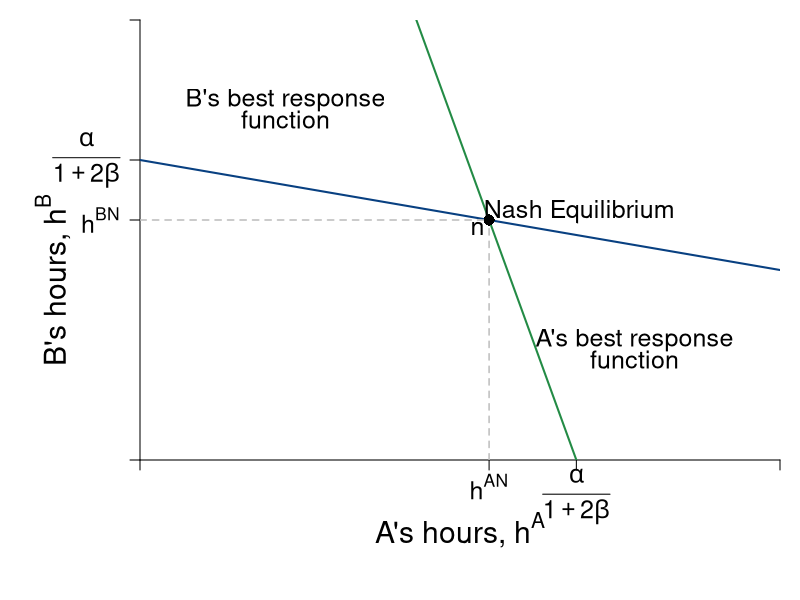

Here is the R script that generated this plot:
require(shape)
pdf(file = "coordination_failures/coord_brfs_only_cournot.pdf", width = 9, height = 7)

#Set parameters for graphics
pointsize <- 1.8
axislabelsize <- 1.8
labelsize <- 1.5
namesize <- 1.8
annotatesize <- 1.5
graphlinewidth <- 2
segmentlinewidth <- 1.5

COL <- c("#7fc97f", "#beaed4", "#fdc086", "#ffff99", "#386cb0", "#f0027f", "#bf5b17", "#666666")
COLA <- c("#99d8c9","#66c2a4","#41ae76", "#238b45", "#005824")
COLB <- c("#4eb3d3", "#2b8cbe", "#0868ac","#084081")

par(mar =  c(7, 7, 1, 1))

uA <- function(ea, eb, alpha = 30, beta = 1/2) {
  (alpha - beta*(ea+eb))*ea - 0.5*(ea)^2
}

uB <- function(ea, eb, alpha = 30, beta = 1/2) {
  (alpha - beta*(ea+eb))*eb - 0.5*(eb)^2
}

brfB <- function(ea, alpha = 30, beta = 1/2) {
  (alpha - beta*ea)/(1 + 2*beta)
}

brfA <- function(ea, alpha = 30, beta = 1/2) {
  (alpha - ea*(1 + 2*beta))/(beta)
}

brfPE <- function(ea, alpha = 30, beta = 1/8) {
  alpha*(1 - beta*ea)
}

hANE <- function(alpha, beta = 1/2){
  alpha/(1 + 3*beta)
}

intercept1 <- function(alpha, beta = 1/2){
  alpha/(1 + 2*beta)
}

xlims <- c(0, 22)
ylims <- c(0, 22)

npts <- 501 

plot(0, 0, xlim = xlims, ylim = ylims, type = "n",
     xlab = expression(paste("")),
     ylab = expression(paste("")), 
     xaxt = "n", 
     yaxt = "n", 
     cex.lab = axislabelsize, 
     bty = "n",
     xaxs="i", 
     yaxs="i")

ticksy <- c(0, hANE(alpha = 30), intercept1(alpha = 30), ylims[2])
ylabels <- c(NA,  expression(paste(h^{BN})), expression(paste(frac(alpha, 1 + 2*beta))), NA)
ticksx <- c(0, hANE(alpha = 30), intercept1(alpha = 30), xlims[2])
xlabels <- c(NA, expression(paste(h^{AN})), expression(paste(frac(alpha, 1 + 2*beta))), NA)

axis(1, at = ticksx,  pos = 0, labels = FALSE)
text(x = c(0, hANE(alpha = 30), intercept1(alpha = 30), xlims[2]), par("usr")[3] - 0.4, labels = xlabels, srt = 0, pos = 1, xpd = TRUE, cex = labelsize)

axis(2, at = ticksy, pos = 0, labels = ylabels, las = 1, cex.axis = labelsize)

npts <- 500 
xx1 <- seq(xlims[1], xlims[2], length.out = npts)
xx2 <- seq(9.4, 10.55, length.out = npts)


lines(xx1, brfA(xx1, alpha = 30, beta = 1/2), col = COLA[4], lwd = graphlinewidth)
lines(xx1, brfB(xx1, alpha = 30, beta = 1/2), col = COLB[4], lwd = graphlinewidth)


text(0.5*xlims[2], -3.5, expression(paste("A's hours, ", h^A)), xpd = TRUE, cex = axislabelsize)
text(-3, 9, expression(paste("B's hours, ", h^B)), xpd = TRUE, cex = axislabelsize, srt = 90) 


segments(0, 12, 12, 12, lty = 2, col = "gray" , lwd = segmentlinewidth)
segments(12, 0, 12, 12, lty = 2, col = "gray" , lwd = segmentlinewidth)


#Label Nash Equilibrium 
points(hANE(alpha = 30), hANE(alpha = 30), pch = 16, col = "black", cex = 1.5)
text(hANE(alpha = 31.5) + 2.5, hANE(alpha = 30) + 0.4, expression(paste("Nash Equilibrium")), cex = labelsize)
text(hANE(alpha = 30) - 0.4, hANE(alpha = 30) - 0.4, expression(paste(n)), cex = labelsize)


#B's brf
text(5, 18, expression(paste("B's best response")), cex = labelsize)
text(5, 17, expression(paste("function")), cex = labelsize)
#text(5, 15.2, expression(paste(h^B*(h^A) == frac(alpha - beta*h^A, 1 + 2*beta) )), cex = labelsize)

#A's brf
text(17, 6, expression(paste("A's best response")), cex = labelsize)
text(17, 5, expression(paste("function")), cex = labelsize)
#text(17, 3.2, expression(paste(h^A*(h^B) == frac(alpha - beta*h^B, 1 + 2*beta) )), cex = labelsize)


dev.off()
